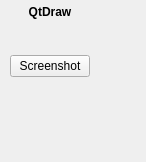
<?xml version="1.0" encoding="UTF-8"?>
<ui version="4.0">
 <class>Form</class>
 <widget class="QWidget" name="Form">
  <property name="geometry">
   <rect>
    <x>0</x>
    <y>0</y>
    <width>146</width>
    <height>162</height>
   </rect>
  </property>
  <property name="sizePolicy">
   <sizepolicy hsizetype="Expanding" vsizetype="Expanding">
    <horstretch>0</horstretch>
    <verstretch>0</verstretch>
   </sizepolicy>
  </property>
  <property name="windowTitle">
   <string>Form</string>
  </property>
  <widget class="QWidget" name="panel" native="true">
   <property name="geometry">
    <rect>
     <x>0</x>
     <y>0</y>
     <width>100</width>
     <height>82</height>
    </rect>
   </property>
   <property name="sizePolicy">
    <sizepolicy hsizetype="Minimum" vsizetype="Preferred">
     <horstretch>0</horstretch>
     <verstretch>0</verstretch>
    </sizepolicy>
   </property>
   <property name="maximumSize">
    <size>
     <width>100</width>
     <height>16777215</height>
    </size>
   </property>
   <layout class="QGridLayout" name="gridLayout">
    <property name="leftMargin">
     <number>10</number>
    </property>
    <property name="topMargin">
     <number>5</number>
    </property>
    <property name="rightMargin">
     <number>10</number>
    </property>
    <property name="bottomMargin">
     <number>5</number>
    </property>
    <item row="1" column="0">
     <spacer name="verticalSpacer">
      <property name="orientation">
       <enum>Qt::Vertical</enum>
      </property>
      <property name="sizeHint" stdset="0">
       <size>
        <width>20</width>
        <height>40</height>
       </size>
      </property>
     </spacer>
    </item>
    <item row="0" column="0">
     <widget class="QLabel" name="label">
      <property name="font">
       <font>
        <weight>75</weight>
        <bold>true</bold>
       </font>
      </property>
      <property name="text">
       <string>QtDraw</string>
      </property>
      <property name="alignment">
       <set>Qt::AlignCenter</set>
      </property>
     </widget>
    </item>
    <item row="2" column="0">
     <widget class="QPushButton" name="button_screenshot">
      <property name="focusPolicy">
       <enum>Qt::NoFocus</enum>
      </property>
      <property name="text">
       <string>Screenshot</string>
      </property>
     </widget>
    </item>
   </layout>
  </widget>
 </widget>
 <resources/>
 <connections/>
</ui>
